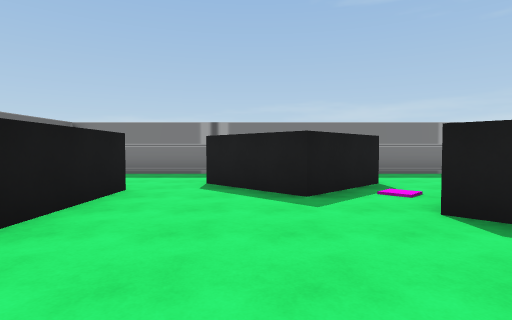
view 1 (above)

13 first-person views from a walk through a Unity game level. The camera is 1.4 m above the floor, tilts 2° down and sees 80° across. The floor is counted in squares, 2 m on a side. Each view is taken from the middle of a square. On the plan, view 1 faces up. The plan holds only what a view shows up to about 10 squares ahead; the rest is blank. The place goes on beyond the plan. The player is left out.

view 2
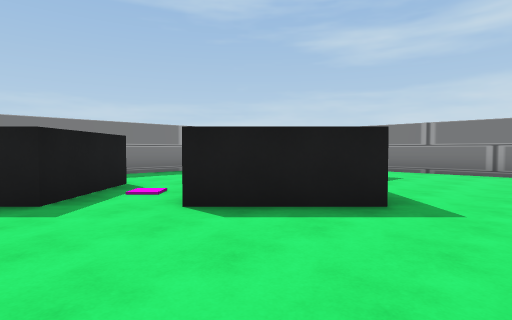

view 3
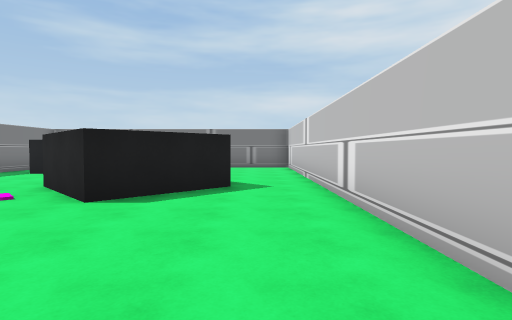

view 4
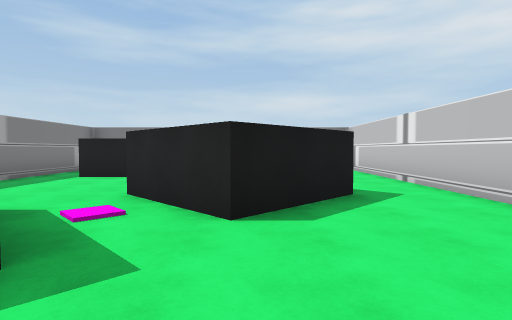

view 5
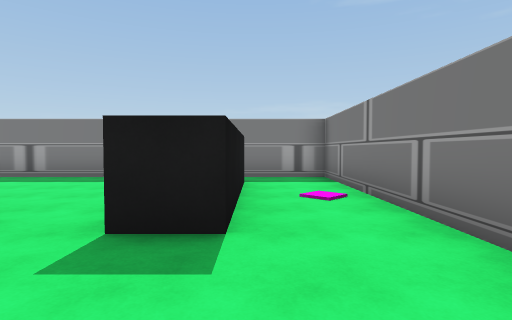

view 6
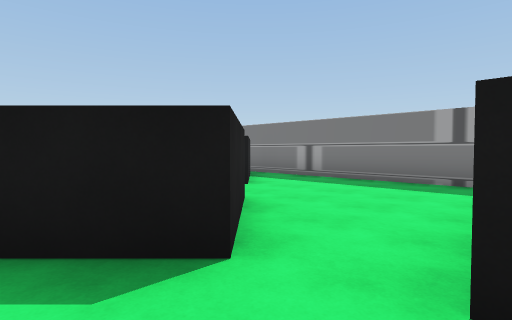

view 7
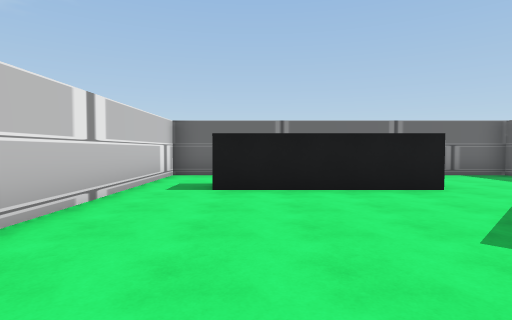

view 8
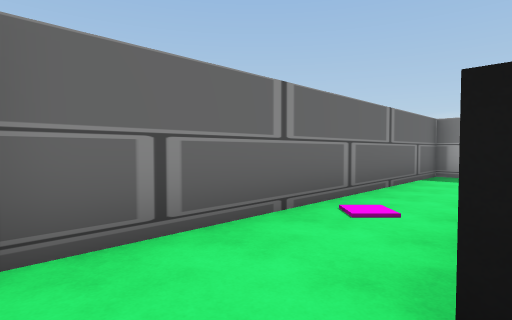

view 9
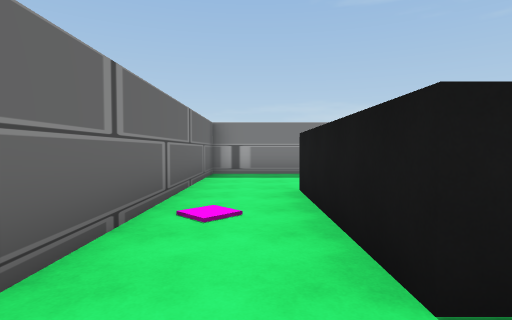

view 10
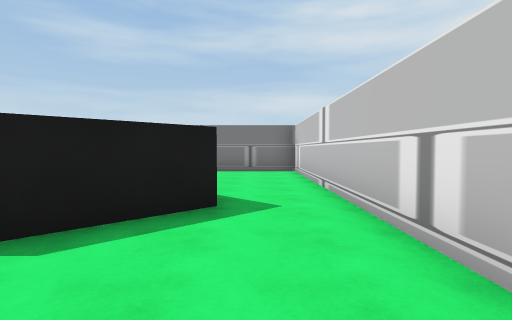

view 11
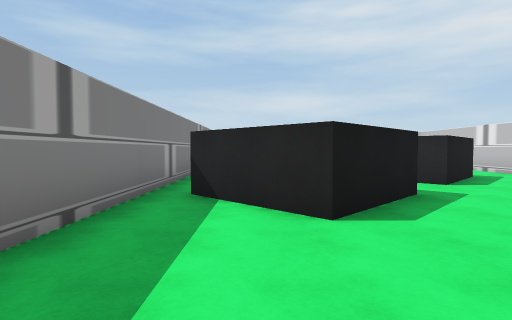

view 12
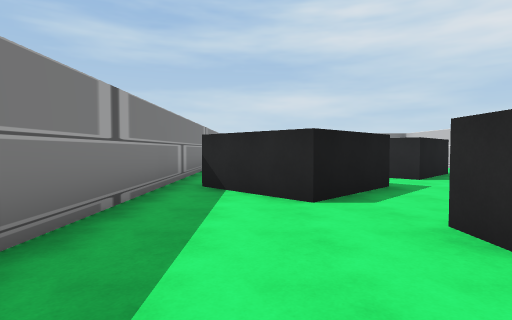

view 13
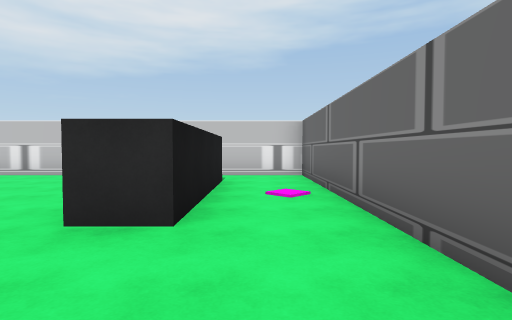

### Floor plan
Ten units are one square. View 1 is at (0, 0); x grows to the right and y downward. Boxes are objects, and circles mark ways between rooms. Rooms are numbered by the first view taken in them; rooms with no view inside come last. Other rooms are left out.
<svg viewBox="-57 -92 160 100">
<path fill="none" stroke="#000" d="M38 -15 20 -32 38 -50M-22 -52 -22 -12M-35 3 25 3M25 -62 8 -45 -10 -62M55 -33 44 -21M78 -75 78 -35 68 -35M25 3 98 3 98 -87 66 -87M-10 -62 8 -80M-32 -12 -32 -52 -22 -52M11 -87 -52 -87 -52 3 -35 3M38 -50 55 -33M67 -62 67 -75M66 -87 11 -87M8 -80 25 -62"/>
<circle cx="35" cy="-5" r="3" fill="#2a7"/>
<circle cx="-20" cy="-60" r="3" fill="#2a7"/>
<circle cx="-30" cy="-5" r="3" fill="#2a7"/>
<circle cx="30" cy="-50" r="3" fill="#2a7"/>
<circle cx="60" cy="-45" r="3" fill="#2a7"/>
<circle cx="70" cy="-80" r="3" fill="#2a7"/>
<text x="0" y="-20">1</text>
<text x="70" y="-30">2</text>
<text x="-40" y="-50">3</text>
<text x="40" y="-70">4</text>
</svg>
Room 1 opens to room 2. Room 1 opens to room 3. Room 1 opens to room 4. Room 2 opens to room 4.

Where each view was taken, in squares from view 1:
view 1: 0 up, 0 right, facing up
view 2: 0 up, 0 right, facing up-right
view 3: 1 up, 2 left, facing right
view 4: 3 up, 1 left, facing right
view 5: 1 up, 8 right, facing up
view 6: 2 up, 7 right, facing up-left
view 7: 2 up, 3 right, facing left
view 8: 0 up, 3 left, facing up-left
view 9: 0 up, 4 left, facing up
view 10: 1 up, 0 right, facing right
view 11: 7 up, 4 left, facing right
view 12: 7 up, 5 left, facing right
view 13: 8 up, 4 left, facing down
